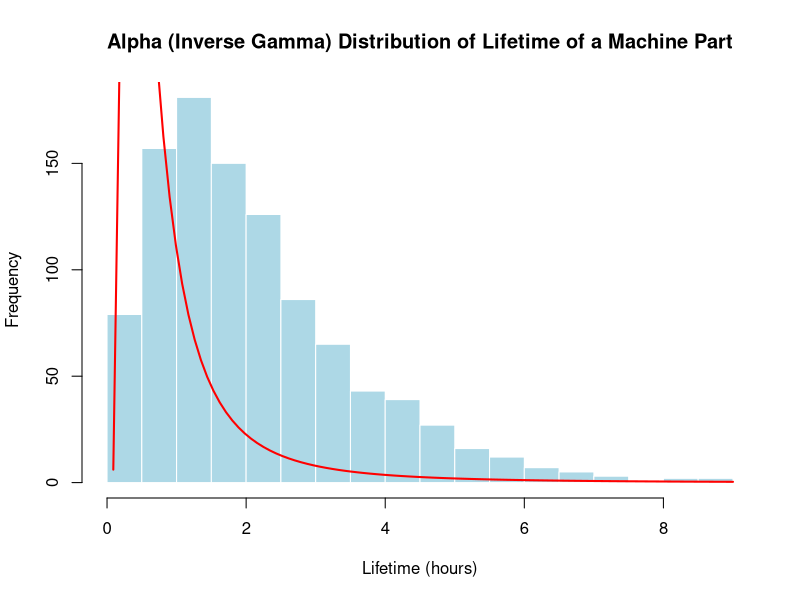

Here is the R script that generated this plot:
# Filename: _062_alpha_realworld.R
# Title: Alpha (Inverse Gamma) Distribution Example - Lifetime of a Machine Part
# Author: Raghava | GitHub: @raghavtwenty
# Date Created: June 25, 2024 | Last Updated: June 25, 2024
# Language: R | Version: 4.4.0

# PROBLEM

# We consider a real-world scenario where the lifetime (in hours) of a machine part
# follows an Alpha distribution (Inverse Gamma distribution) with shape parameter 2
# and rate parameter 1.


# Inverse Gamma (Alpha) distribution density function
dalpha <- function(x, shape, rate) {
  return (rate^shape / gamma(shape) * x^(-shape - 1) * exp(-rate / x))
}

# Parameters for the Alpha (Inverse Gamma) distribution
shape_param = 2  # Shape parameter (alpha)
rate_param = 1   # Rate parameter (beta)

# Number of samples to generate
num_samples = 1000

# Generate random lifetimes using the Alpha (Inverse Gamma) distribution
lifetimes = rgamma(num_samples, shape = shape_param, rate = rate_param)

# Display the first few generated lifetimes
print(head(lifetimes))

# Plot the histogram of the generated lifetimes
hist(lifetimes,
    breaks = 30,
    col = "lightblue",
    border = "white",
    main = "Alpha (Inverse Gamma) Distribution of Lifetime of a Machine Part",
    xlab = "Lifetime (hours)",
    ylab = "Frequency"
)

# Add the theoretical density line
curve(dalpha(x, shape = shape_param, rate = rate_param) * num_samples * (max(lifetimes) - min(lifetimes)) / 30,
    add = TRUE,
    col = "red",
    lwd = 2
)
